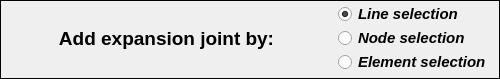
  <widget class="QFrame" name="top_frame">
   <property name="geometry">
    <rect>
     <x>0</x>
     <y>0</y>
     <width>500</width>
     <height>79</height>
    </rect>
   </property>
   <property name="minimumSize">
    <size>
     <width>500</width>
     <height>79</height>
    </size>
   </property>
   <property name="maximumSize">
    <size>
     <width>500</width>
     <height>79</height>
    </size>
   </property>
   <property name="frameShape">
    <enum>QFrame::Box</enum>
   </property>
   <property name="frameShadow">
    <enum>QFrame::Plain</enum>
   </property>
   <property name="lineWidth">
    <number>1</number>
   </property>
   <widget class="QLabel" name="label">
    <property name="geometry">
     <rect>
      <x>8</x>
      <y>8</y>
      <width>317</width>
      <height>61</height>
     </rect>
    </property>
    <property name="font">
     <font>
      <family>Arial</family>
      <pointsize>14</pointsize>
      <weight>75</weight>
      <italic>false</italic>
      <bold>true</bold>
     </font>
    </property>
    <property name="text">
     <string>&lt;html&gt;&lt;head/&gt;&lt;body&gt;&lt;p align=&quot;center&quot;&gt;Add expansion joint by:&lt;/p&gt;&lt;/body&gt;&lt;/html&gt;</string>
    </property>
    <property name="textFormat">
     <enum>Qt::AutoText</enum>
    </property>
    <property name="alignment">
     <set>Qt::AlignCenter</set>
    </property>
   </widget>
   <widget class="QRadioButton" name="radioButton_line_selection">
    <property name="geometry">
     <rect>
      <x>338</x>
      <y>4</y>
      <width>155</width>
      <height>20</height>
     </rect>
    </property>
    <property name="minimumSize">
     <size>
      <width>155</width>
      <height>20</height>
     </size>
    </property>
    <property name="maximumSize">
     <size>
      <width>130</width>
      <height>20</height>
     </size>
    </property>
    <property name="font">
     <font>
      <family>Arial</family>
      <pointsize>11</pointsize>
      <weight>75</weight>
      <italic>true</italic>
      <bold>true</bold>
      <stylestrategy>PreferAntialias</stylestrategy>
     </font>
    </property>
    <property name="focusPolicy">
     <enum>Qt::ClickFocus</enum>
    </property>
    <property name="text">
     <string>Line selection</string>
    </property>
    <property name="checked">
     <bool>true</bool>
    </property>
    <attribute name="buttonGroup">
     <string notr="true">buttonGroup</string>
    </attribute>
   </widget>
   <widget class="QRadioButton" name="radioButton_element_selection">
    <property name="geometry">
     <rect>
      <x>338</x>
      <y>52</y>
      <width>155</width>
      <height>20</height>
     </rect>
    </property>
    <property name="minimumSize">
     <size>
      <width>155</width>
      <height>20</height>
     </size>
    </property>
    <property name="maximumSize">
     <size>
      <width>155</width>
      <height>20</height>
     </size>
    </property>
    <property name="font">
     <font>
      <family>Arial</family>
      <pointsize>11</pointsize>
      <weight>75</weight>
      <italic>true</italic>
      <bold>true</bold>
      <stylestrategy>PreferAntialias</stylestrategy>
     </font>
    </property>
    <property name="focusPolicy">
     <enum>Qt::ClickFocus</enum>
    </property>
    <property name="text">
     <string>Element selection</string>
    </property>
    <property name="checked">
     <bool>false</bool>
    </property>
    <attribute name="buttonGroup">
     <string notr="true">buttonGroup</string>
    </attribute>
   </widget>
   <widget class="QRadioButton" name="radioButton_node_selection">
    <property name="geometry">
     <rect>
      <x>338</x>
      <y>28</y>
      <width>155</width>
      <height>20</height>
     </rect>
    </property>
    <property name="minimumSize">
     <size>
      <width>155</width>
      <height>20</height>
     </size>
    </property>
    <property name="maximumSize">
     <size>
      <width>130</width>
      <height>20</height>
     </size>
    </property>
    <property name="font">
     <font>
      <family>Arial</family>
      <pointsize>11</pointsize>
      <weight>75</weight>
      <italic>true</italic>
      <bold>true</bold>
      <stylestrategy>PreferAntialias</stylestrategy>
     </font>
    </property>
    <property name="focusPolicy">
     <enum>Qt::ClickFocus</enum>
    </property>
    <property name="text">
     <string>Node selection</string>
    </property>
    <property name="checked">
     <bool>false</bool>
    </property>
    <attribute name="buttonGroup">
     <string notr="true">buttonGroup</string>
    </attribute>
   </widget>
  </widget>
